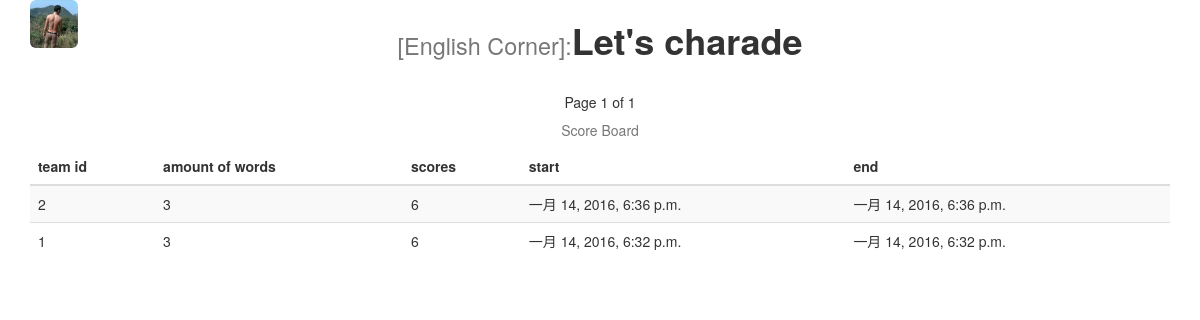
Page /charade/board/ on the earlier database version.
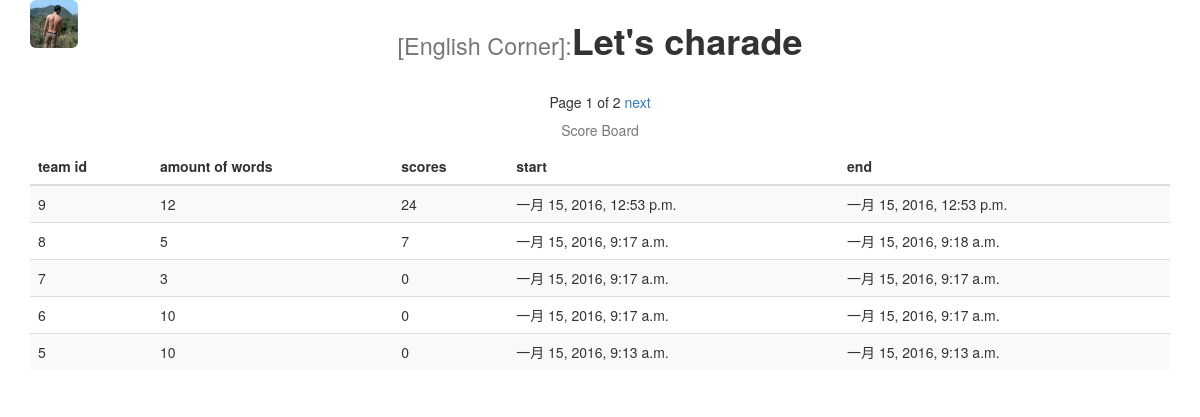
Same page on the later database version.
### charade/models.py (models this page shows, shortened)
@python_2_unicode_compatible
class GameScoreBoard(models.Model):
    amount = models.IntegerField('单词总数', default=0)
    scores = models.IntegerField('总得分', default=0)
    dt_start = models.DateTimeField('开始时间', auto_now_add = True)
    dt_end = models.DateTimeField('结束时间', auto_now = True)

### charade/views.py (the view)
def game_board(request):
    game_score_board = GameScoreBoard.objects.order_by('-dt_start')
    paginator = Paginator(game_score_board, 5) # show 5 rows per page
    page = request.GET.get('page')
    try:
        board = paginator.page(page)
    except PageNotAnInteger:
        board = paginator.page(1)
    except EmptyPage:
        board = paginator.page(paginator.num_pages)
    context = {'board': board}
    return render(request, 'charade/board.html', context)

### charade/templates/charade/board.html (shortened to what this page needs)
{% extends 'charade/base.html' %}
{% block content %}
{% if board %}
    <div class="row text-center">
        <span>
            Page {{ board.number }} of {{ board.paginator.num_pages }}
        </span>
        {% if board.has_next %}
        <span>
            <a href="?page={{ board.next_page_number }}">next</a>
        </span>
        {% endif %}
    </div>
    <div class="table-responsive">
        <table class="table table-striped">
            <caption class="text-center">Score Board</caption>
            <thead>
                <tr>
                    <th>team id</th>
                    <th>amount of words</th>
                    <th>scores</th>
                    <th>start</th>
                    <th>end</th>
                </tr>
            </thead>
            <tbody>
            {% for b in board %}
                <tr>
                    <td>{{ b.id }}</a></td>
                    <td>{{ b.amount }}</a></td>
                    <td>{{ b.scores }}</a></td>
                    <td>{{ b.dt_start }}</a></td>
                    <td>{{ b.dt_end }}</a></td>
                </tr>
            {% endfor %}
            </tbody>
        </table>
    </div>
{% else %}
    <div class="row">
        <h1><p class="text-danger text-center">No records available.</p></h1>
    </div>
{% endif %}
{% endblock %}

### charade/templates/charade/base.html (shortened to what this page needs)
{% load staticfiles %}
<!DOCTYPE html>
<html xmlns="http://www.w3.org/1999/xhtml">
<head>
    <link rel="stylesheet" href="{% static 'charade/css/bootstrap.min.css' %}">
</head>
<body>
    <div class="container">
        <div class="row">
            <div class="col-md-3">
                <a href="/">
                    <img class="img-rounded" style="width: 48px; height: 48px;"
                        src="{% static 'charade/images/header.jpg' %}"
                        alt="Home" title="Home"></img>
                </a>
            </div>
            <div class="col-md-6">
                <h1 id="tips" class="text-center">
                    <small id="tips1">[English Corner]:</small><strong id="tips2">Let's charade</strong>
                </h1>
            </div>
        </div>
        <div class="row">
            <div class="col-md-6">
            </div>
            <div class="col-md-6">
            </div>
        </div>
        <div class="row">
        </div>
        {% block content %}{% endblock %}
    </div>
</body>
</html>

Differences in the rows shown:
no longer on this page (row unchanged): GameScoreBoard: id "2", amount "3", scores "6", dt_start "一月 14, 2016, 6:36 p.m.", dt_end "一月 14, 2016, 6:36 p.m."
no longer on this page (row unchanged): GameScoreBoard: id "1", amount "3", scores "6", dt_start "一月 14, 2016, 6:32 p.m.", dt_end "一月 14, 2016, 6:32 p.m."
added GameScoreBoard: id "9", amount "12", scores "24", dt_start "一月 15, 2016, 12:53 p.m.", dt_end "一月 15, 2016, 12:53 p.m."
added GameScoreBoard: id "8", amount "5", scores "7", dt_start "一月 15, 2016, 9:17 a.m.", dt_end "一月 15, 2016, 9:18 a.m."
added GameScoreBoard: id "7", amount "3", scores "0", dt_start "一月 15, 2016, 9:17 a.m.", dt_end "一月 15, 2016, 9:17 a.m."
added GameScoreBoard: id "6", amount "10", scores "0", dt_start "一月 15, 2016, 9:17 a.m.", dt_end "一月 15, 2016, 9:17 a.m."
added GameScoreBoard: id "5", amount "10", scores "0", dt_start "一月 15, 2016, 9:13 a.m.", dt_end "一月 15, 2016, 9:13 a.m."
Other differences:
{{ board.paginator.num_pages }}: "1" → "2"
text now shown: "next"
